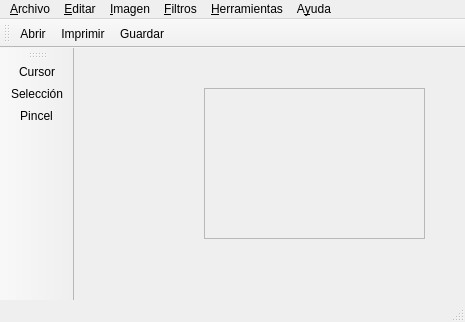
<?xml version="1.0" encoding="UTF-8"?>
<ui version="4.0">
 <class>aShot</class>
 <widget class="QMainWindow" name="aShot">
  <property name="geometry">
   <rect>
    <x>0</x>
    <y>0</y>
    <width>465</width>
    <height>322</height>
   </rect>
  </property>
  <property name="windowTitle">
   <string>aShot</string>
  </property>
  <property name="windowIcon">
   <iconset resource="resources/aShotResources.qrc">
    <normaloff>:/camara-icono-5816-128.png</normaloff>:/camara-icono-5816-128.png</iconset>
  </property>
  <widget class="QWidget" name="centralWidget">
   <widget class="QScrollArea" name="scrollArea">
    <property name="geometry">
     <rect>
      <x>130</x>
      <y>40</y>
      <width>221</width>
      <height>151</height>
     </rect>
    </property>
    <property name="widgetResizable">
     <bool>true</bool>
    </property>
    <widget class="QWidget" name="scrollAreaWidgetContents">
     <property name="geometry">
      <rect>
       <x>0</x>
       <y>0</y>
       <width>219</width>
       <height>149</height>
      </rect>
     </property>
    </widget>
   </widget>
   <widget class="QLabel" name="imageLabel">
    <property name="geometry">
     <rect>
      <x>10</x>
      <y>10</y>
      <width>62</width>
      <height>17</height>
     </rect>
    </property>
    <property name="text">
     <string/>
    </property>
   </widget>
  </widget>
  <widget class="QMenuBar" name="menuBar">
   <property name="geometry">
    <rect>
     <x>0</x>
     <y>0</y>
     <width>465</width>
     <height>23</height>
    </rect>
   </property>
   <widget class="QMenu" name="menu_File">
    <property name="title">
     <string>&amp;Archivo</string>
    </property>
    <addaction name="action_Abrir"/>
    <addaction name="separator"/>
    <addaction name="action_Guardar"/>
    <addaction name="actionGuardar_como"/>
    <addaction name="separator"/>
    <addaction name="actionIm_primir"/>
    <addaction name="separator"/>
    <addaction name="action_Cerrar"/>
    <addaction name="actionCerrar_todo"/>
    <addaction name="action_Salir"/>
   </widget>
   <widget class="QMenu" name="menu_Edit">
    <property name="title">
     <string>&amp;Editar</string>
    </property>
    <addaction name="actionDeshacer"/>
    <addaction name="actionRehacer"/>
    <addaction name="separator"/>
    <addaction name="actionAnterior_imagen"/>
    <addaction name="actionAnterior_histograma"/>
   </widget>
   <widget class="QMenu" name="menuAyuda">
    <property name="title">
     <string>A&amp;yuda</string>
    </property>
    <addaction name="actionAyuda_de_aShot"/>
    <addaction name="actionAcerca_de"/>
    <addaction name="actionPrueba"/>
   </widget>
   <widget class="QMenu" name="menuFiltros">
    <property name="title">
     <string>&amp;Filtros</string>
    </property>
    <widget class="QMenu" name="menuRuidos">
     <property name="title">
      <string>Ruidos</string>
     </property>
     <addaction name="actionRUniforme"/>
     <addaction name="actionRImpulsivo"/>
     <addaction name="actionRGuassiano"/>
    </widget>
    <widget class="QMenu" name="menuSuavizado">
     <property name="title">
      <string>Suavizado</string>
     </property>
     <addaction name="actionFMedia"/>
     <addaction name="actionFK_Vecinos"/>
     <addaction name="actionFModa"/>
     <addaction name="actionFMediana"/>
     <addaction name="actionFDif_Estadistica"/>
     <addaction name="actionFGuassiano"/>
    </widget>
    <addaction name="menuSuavizado"/>
    <addaction name="actionDefinirFiltro"/>
    <addaction name="menuRuidos"/>
   </widget>
   <widget class="QMenu" name="menu_Imagen">
    <property name="title">
     <string>&amp;Imagen</string>
    </property>
    <widget class="QMenu" name="menuAjustes">
     <property name="title">
      <string>Ajustes</string>
     </property>
     <addaction name="actionBrillo_Contraste"/>
     <addaction name="actionTramos"/>
     <addaction name="actionToGray"/>
     <addaction name="actionNegativo"/>
     <addaction name="actionEcualizar"/>
     <addaction name="actionLog_Exp"/>
     <addaction name="actionHespecif"/>
     <addaction name="actionDigitalizar"/>
     <addaction name="actionDiferencia"/>
    </widget>
    <widget class="QMenu" name="menuTransform_geometricas">
     <property name="title">
      <string>Transform. geométricas</string>
     </property>
     <widget class="QMenu" name="menuRotacion">
      <property name="title">
       <string>Rotación</string>
      </property>
      <addaction name="action90"/>
      <addaction name="action270"/>
      <addaction name="action180"/>
      <addaction name="actionRotacion"/>
     </widget>
     <addaction name="actionEspejo_vertical"/>
     <addaction name="actionEspejo_horizontal"/>
     <addaction name="actionTraspuesta"/>
     <addaction name="menuRotacion"/>
     <addaction name="actionEscalado"/>
    </widget>
    <addaction name="menuAjustes"/>
    <addaction name="menuTransform_geometricas"/>
    <addaction name="separator"/>
    <addaction name="actionRecortar"/>
    <addaction name="actionAplanar_imagen"/>
    <addaction name="separator"/>
    <addaction name="actionZoom_In"/>
    <addaction name="actionZoom_Out"/>
    <addaction name="actionTama_o_normal"/>
    <addaction name="separator"/>
    <addaction name="actionAjustar_a_ventana"/>
    <addaction name="separator"/>
    <addaction name="action_Informacion_imagen"/>
    <addaction name="action_Histograma"/>
    <addaction name="actionPerfil"/>
   </widget>
   <widget class="QMenu" name="menuHerramientas">
    <property name="title">
     <string>&amp;Herramientas</string>
    </property>
    <addaction name="actionCursor"/>
    <addaction name="actionSeleccion"/>
    <addaction name="actionPincel"/>
   </widget>
   <addaction name="menu_File"/>
   <addaction name="menu_Edit"/>
   <addaction name="menu_Imagen"/>
   <addaction name="menuFiltros"/>
   <addaction name="menuHerramientas"/>
   <addaction name="menuAyuda"/>
  </widget>
  <widget class="QToolBar" name="mainToolBar">
   <attribute name="toolBarArea">
    <enum>TopToolBarArea</enum>
   </attribute>
   <attribute name="toolBarBreak">
    <bool>false</bool>
   </attribute>
   <addaction name="action_Abrir"/>
   <addaction name="actionIm_primir"/>
   <addaction name="action_Guardar"/>
  </widget>
  <widget class="QStatusBar" name="statusBar"/>
  <widget class="QToolBar" name="toolBar">
   <property name="windowTitle">
    <string>toolBar</string>
   </property>
   <property name="iconSize">
    <size>
     <width>17</width>
     <height>17</height>
    </size>
   </property>
   <attribute name="toolBarArea">
    <enum>LeftToolBarArea</enum>
   </attribute>
   <attribute name="toolBarBreak">
    <bool>false</bool>
   </attribute>
   <addaction name="actionCursor"/>
   <addaction name="actionSeleccion"/>
   <addaction name="actionPincel"/>
  </widget>
  <action name="action_Abrir">
   <property name="icon">
    <iconset resource="resources/aShotResources.qrc">
     <normaloff>:/abrir-el-archivo-cian-icono-6651-128.png</normaloff>:/abrir-el-archivo-cian-icono-6651-128.png</iconset>
   </property>
   <property name="text">
    <string>A&amp;brir</string>
   </property>
   <property name="shortcut">
    <string>Ctrl+O</string>
   </property>
  </action>
  <action name="actionAcerca_de">
   <property name="icon">
    <iconset resource="resources/aShotResources.qrc">
     <normaloff>:/camara-icono-5816-128.png</normaloff>:/camara-icono-5816-128.png</iconset>
   </property>
   <property name="text">
    <string>Acerca de ...</string>
   </property>
  </action>
  <action name="actionAyuda_de_aShot">
   <property name="text">
    <string>Ayuda de aShot</string>
   </property>
  </action>
  <action name="action_Salir">
   <property name="text">
    <string>&amp;Salir</string>
   </property>
   <property name="shortcut">
    <string>Ctrl+Q</string>
   </property>
  </action>
  <action name="action_Guardar">
   <property name="icon">
    <iconset resource="resources/aShotResources.qrc">
     <normaloff>:/editar-archivo-de-salvar-en-disco-icono-4876-48.png</normaloff>:/editar-archivo-de-salvar-en-disco-icono-4876-48.png</iconset>
   </property>
   <property name="text">
    <string>&amp;Guardar</string>
   </property>
   <property name="shortcut">
    <string>Ctrl+S</string>
   </property>
  </action>
  <action name="actionGuardar_como">
   <property name="text">
    <string>Guardar &amp;como...</string>
   </property>
  </action>
  <action name="action_Cerrar">
   <property name="text">
    <string>&amp;Cerrar</string>
   </property>
   <property name="shortcut">
    <string>Ctrl+W</string>
   </property>
  </action>
  <action name="actionCerrar_todo">
   <property name="text">
    <string>Cerrar &amp;todo</string>
   </property>
  </action>
  <action name="actionBrillo_Contraste">
   <property name="text">
    <string>Brillo/Contraste</string>
   </property>
  </action>
  <action name="actionZoom_In">
   <property name="text">
    <string>Zoom &amp;In</string>
   </property>
   <property name="shortcut">
    <string>Ctrl++</string>
   </property>
  </action>
  <action name="actionZoom_Out">
   <property name="text">
    <string>Zoom &amp;Out</string>
   </property>
   <property name="shortcut">
    <string>Ctrl+-</string>
   </property>
  </action>
  <action name="actionTama_o_normal">
   <property name="text">
    <string>Tamaño &amp;normal</string>
   </property>
  </action>
  <action name="actionAjustar_a_ventana">
   <property name="checkable">
    <bool>true</bool>
   </property>
   <property name="text">
    <string>Ajustar a &amp;ventana</string>
   </property>
  </action>
  <action name="actionIm_primir">
   <property name="icon">
    <iconset resource="resources/aShotResources.qrc">
     <normaloff>:/imprimir-agt-icono-9402-48.png</normaloff>:/imprimir-agt-icono-9402-48.png</iconset>
   </property>
   <property name="text">
    <string>Im&amp;primir</string>
   </property>
   <property name="shortcut">
    <string>Ctrl+P</string>
   </property>
  </action>
  <action name="action_Informacion_imagen">
   <property name="text">
    <string>&amp;Informacion imagen</string>
   </property>
   <property name="shortcut">
    <string>Ctrl+I</string>
   </property>
  </action>
  <action name="actionPrueba">
   <property name="text">
    <string>Prueba</string>
   </property>
  </action>
  <action name="actionToGray">
   <property name="text">
    <string>a Escala de grises</string>
   </property>
  </action>
  <action name="actionNegativo">
   <property name="text">
    <string>Negativo</string>
   </property>
  </action>
  <action name="actionEcualizar">
   <property name="text">
    <string>Ecualizar</string>
   </property>
  </action>
  <action name="actionLog_Exp">
   <property name="text">
    <string>Log/Exp</string>
   </property>
  </action>
  <action name="action_Histograma">
   <property name="text">
    <string>&amp;Histograma</string>
   </property>
  </action>
  <action name="actionPerfil">
   <property name="text">
    <string>Perfil</string>
   </property>
  </action>
  <action name="actionTramos">
   <property name="text">
    <string>Tramos</string>
   </property>
  </action>
  <action name="actionHespecif">
   <property name="text">
    <string>Especificacion hist</string>
   </property>
  </action>
  <action name="actionDigitalizar">
   <property name="text">
    <string>Digitalizar</string>
   </property>
  </action>
  <action name="actionDiferencia">
   <property name="text">
    <string>Diferencia</string>
   </property>
  </action>
  <action name="actionDeshacer">
   <property name="text">
    <string>Deshacer</string>
   </property>
   <property name="shortcut">
    <string>Ctrl+Z</string>
   </property>
  </action>
  <action name="actionRehacer">
   <property name="text">
    <string>Rehacer</string>
   </property>
   <property name="shortcut">
    <string>Ctrl+Shift+Z</string>
   </property>
  </action>
  <action name="actionAnterior_imagen">
   <property name="text">
    <string>Anterior imagen</string>
   </property>
  </action>
  <action name="actionAnterior_histograma">
   <property name="text">
    <string>Anterior histograma</string>
   </property>
  </action>
  <action name="actionRUniforme">
   <property name="text">
    <string>Uniforme</string>
   </property>
  </action>
  <action name="actionRImpulsivo">
   <property name="text">
    <string>Impulsivo (Sal y Pimienta)</string>
   </property>
  </action>
  <action name="actionRGuassiano">
   <property name="text">
    <string>Guassiano</string>
   </property>
  </action>
  <action name="actionDefinirFiltro">
   <property name="text">
    <string>Definir filtro</string>
   </property>
  </action>
  <action name="actionFMedia">
   <property name="text">
    <string>Media</string>
   </property>
  </action>
  <action name="actionFK_Vecinos">
   <property name="text">
    <string>K-Vecinos</string>
   </property>
  </action>
  <action name="actionFModa">
   <property name="text">
    <string>Moda</string>
   </property>
  </action>
  <action name="actionFMediana">
   <property name="text">
    <string>Mediana</string>
   </property>
  </action>
  <action name="actionFDif_Estadistica">
   <property name="text">
    <string>Diferencia estadística</string>
   </property>
  </action>
  <action name="actionFGuassiano">
   <property name="text">
    <string>Guassiano</string>
   </property>
  </action>
  <action name="actionRecortar">
   <property name="text">
    <string>Recortar</string>
   </property>
  </action>
  <action name="actionEspejo_vertical">
   <property name="text">
    <string>Espejo vertical</string>
   </property>
  </action>
  <action name="actionEspejo_horizontal">
   <property name="text">
    <string>Espejo horizontal</string>
   </property>
  </action>
  <action name="actionTraspuesta">
   <property name="text">
    <string>Traspuesta</string>
   </property>
  </action>
  <action name="action90">
   <property name="text">
    <string>90º AC</string>
   </property>
  </action>
  <action name="action180">
   <property name="text">
    <string>180º</string>
   </property>
  </action>
  <action name="action270">
   <property name="text">
    <string>90º ACD (270º)</string>
   </property>
  </action>
  <action name="actionEscalado">
   <property name="text">
    <string>Escalado</string>
   </property>
  </action>
  <action name="actionRotacion">
   <property name="text">
    <string>Arbitrario</string>
   </property>
  </action>
  <action name="actionCursor">
   <property name="checkable">
    <bool>true</bool>
   </property>
   <property name="icon">
    <iconset resource="resources/aShotResources.qrc">
     <normaloff>:/cursor-icon.png</normaloff>:/cursor-icon.png</iconset>
   </property>
   <property name="text">
    <string>Cursor</string>
   </property>
  </action>
  <action name="actionSeleccion">
   <property name="checkable">
    <bool>true</bool>
   </property>
   <property name="icon">
    <iconset resource="resources/aShotResources.qrc">
     <normaloff>:/selection-select-icon.png</normaloff>:/selection-select-icon.png</iconset>
   </property>
   <property name="text">
    <string>Selección</string>
   </property>
  </action>
  <action name="actionPincel">
   <property name="checkable">
    <bool>true</bool>
   </property>
   <property name="icon">
    <iconset resource="resources/aShotResources.qrc">
     <normaloff>:/Brush-icon.png</normaloff>:/Brush-icon.png</iconset>
   </property>
   <property name="text">
    <string>Pincel</string>
   </property>
  </action>
  <action name="actionAplanar_imagen">
   <property name="text">
    <string>Aplanar imagen</string>
   </property>
  </action>
 </widget>
 <layoutdefault spacing="6" margin="11"/>
 <resources>
  <include location="resources/aShotResources.qrc"/>
 </resources>
 <connections/>
</ui>
